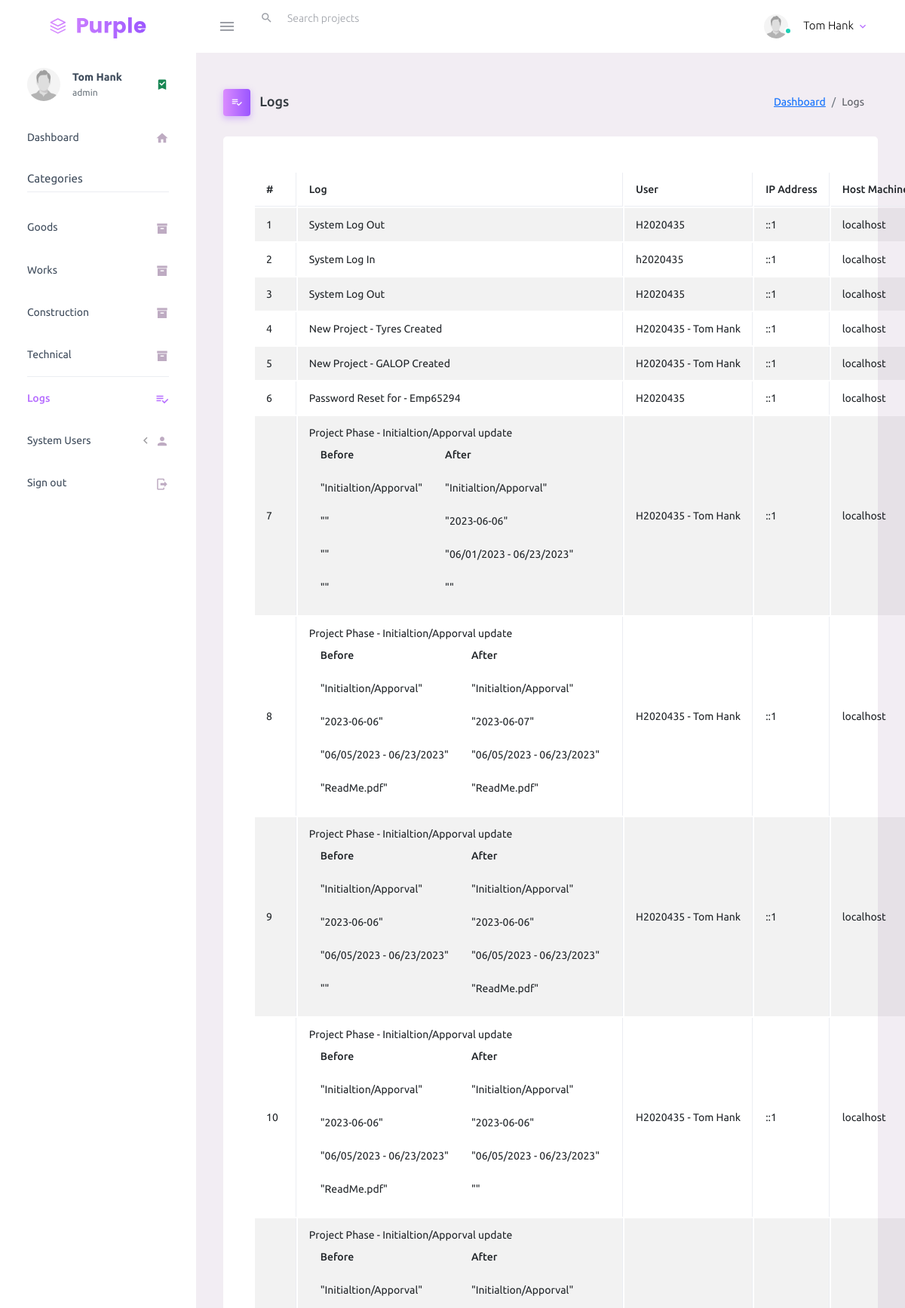
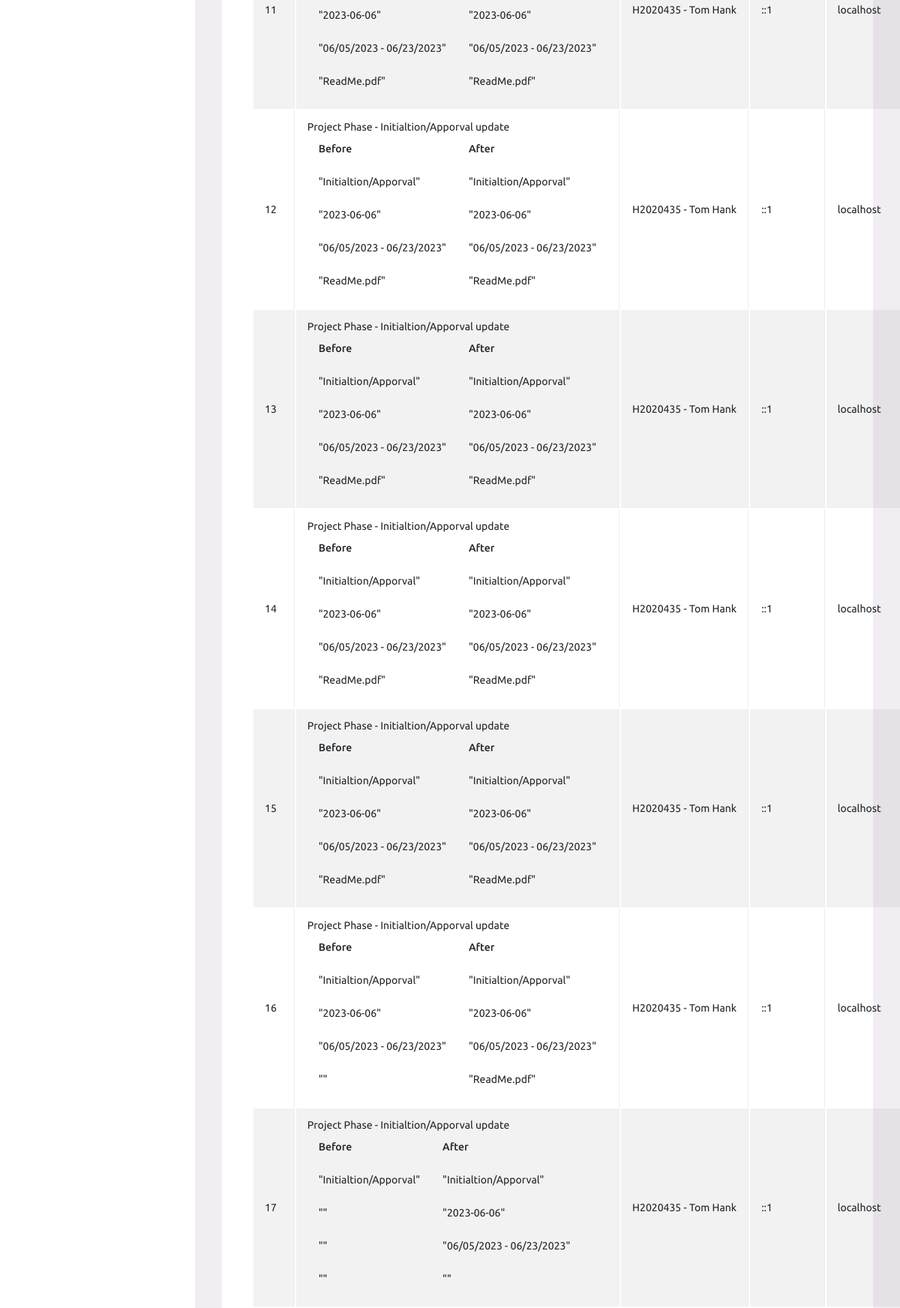
The page /logs.php (signed in, upper part) on the database its author committed (2 pictures, top to bottom).
### tables this page shows
CREATE TABLE `users_table` (
  `user_id` int(5) NOT NULL,
  `emp_id` text NOT NULL,
  `password` varchar(100) NOT NULL,
  `user_type` text NOT NULL,
  `status` tinyint(1) DEFAULT 0,
  `CreatedOn` date NOT NULL DEFAULT current_timestamp(),
  `CreatedBy` text NOT NULL,
  `deleted_on` date NOT NULL DEFAULT current_timestamp(),
  `deleted_by` text NOT NULL,
  `full_name` text NOT NULL,
  `photo` text NOT NULL
);

CREATE TABLE `history_log` (
  `log_id` int(11) NOT NULL,
  `emp_id` text NOT NULL,
  `action` text NOT NULL,
  `ip` text NOT NULL,
  `host` text NOT NULL,
  `created_at` datetime NOT NULL DEFAULT current_timestamp()
);

### inc/session.php (called while the page is built, shortened)
<?php
	include 'conn.php';
	$sql = "SELECT * FROM users_table WHERE emp_id = '".$_SESSION['user']."'";
	$query = $conn->query($sql);
	$user = $query->fetch_assoc();
?>

### logs.php (the view, shortened to what this page needs)
<?php include 'inc/session.php'; ?>
<?php include 'inc/header.php'; ?>
<body>
    <div class="container-scroller">
        <?php include 'inc/menubar.php'; ?>
        <div class="container-fluid page-body-wrapper">
            <?php include 'inc/sidebar.php'; ?>
            <div class="main-panel">
                <div class="content-wrapper">
                    <div class="page-header">
                        <h3 class="page-title">
                            <span class="page-title-icon bg-gradient-primary text-white me-2">
                                <i class="mdi mdi-playlist-check"></i>
                            </span> Logs
                        </h3>
                        <nav aria-label="breadcrumb">
                            <ol class="breadcrumb">
                                <li class="breadcrumb-item"><a href="dashboard.php">Dashboard</a></li>
                                <li class="breadcrumb-item active" aria-current="page">Logs</li>
                            </ol>
                        </nav>
                    </div>
                    <div class="row">
                        <div class="col-md-12 grid-margin stretch-card">
                            <div class="card">
                                <div class="card-body">
                                    <table id="example1" class="table table-bordered table-hover table-striped">
                                        <thead>
                                            <th>#</th>
                                            <th>Log</th>
                                            <th>User</th>
                                            <th>IP Address</th>
                                            <th>Host Machine</th>
                                        </thead>
                                        <tbody>
                                            <?php
                                            $sql =  "SELECT * FROM history_log ORDER BY created_at DESC";
                                            $query = $conn->query($sql);
                                            $i = 1;
                                            while ($row = $query->fetch_assoc()) {
                                            ?>
                                                <tr>
                                                    <td><?= $i; ?></td>
                                                    <td><?= $row['action']; ?></td>
                                                    <td><?= $row['emp_id']; ?></td>
                                                    <td><?= $row['ip']; ?></td>
                                                    <td><?= $row['host']; ?></td>
                                                </tr>
                                            <?php $i++;
                                            }
                                            ?>
                                        </tbody>
                                    </table>
                                </div>
                            </div>
                        </div>
                    </div>
                </div>
            </div>
        </div>
    </div>
</body>
</html>

### inc/menubar.php (shortened to what this page needs)
<nav class="navbar default-layout-navbar col-lg-12 col-12 p-0 fixed-top d-flex flex-row">
  <div class="text-center navbar-brand-wrapper d-flex align-items-center justify-content-center">
    <a class="navbar-brand brand-logo" href="dashboard.php"><img src="assets/images/logo.svg" alt="logo" /></a>
  </div>
  <div class="navbar-menu-wrapper d-flex align-items-stretch">
    <button class="navbar-toggler navbar-toggler align-self-center" type="button" data-toggle="minimize">
      <span class="mdi mdi-menu"></span>
    </button>
    <div class="search-field d-none d-md-block">
      <form class="d-flex align-items-center h-100" action="#">
        <div class="input-group">
          <div class="input-group-prepend bg-transparent">
            <i class="input-group-text border-0 mdi mdi-magnify"></i>
          </div>
          <input type="text" class="form-control bg-transparent border-0" placeholder="Search projects">
        </div>
      </form>
    </div>
    <ul class="navbar-nav navbar-nav-right">
      <li class="nav-item nav-profile dropdown">
        <a class="nav-link dropdown-toggle" id="profileDropdown" href="#" data-bs-toggle="dropdown" aria-expanded="false">
          <div class="nav-profile-img">
            <img src="<?php echo (!empty($user['photo'])) ? 'uploads/images/'.$user['photo'] : 'assets/images/profile.jpg'; ?>" alt="image">
            <span class="availability-status online"></span>
          </div>
          <div class="nav-profile-text">
            <p class="mb-1 text-black"><?php echo $user['full_name']; ?></p>
          </div>
        </a>
      </li>
    </ul>
  </div>
</nav>

### inc/sidebar.php (shortened to what this page needs)
<nav class="sidebar sidebar-offcanvas" id="sidebar">
  <ul class="nav sidebar-menu">
    <li class="nav-item nav-profile">
      <a href="#" class="nav-link">
        <div class="nav-profile-image">
          <img src="<?php echo (!empty($user['photo'])) ? 'uploads/images/'.$user['photo'] : 'assets/images/profile.jpg'; ?>" alt="profile">
        </div>
        <div class="nav-profile-text d-flex flex-column">
          <span class="font-weight-bold mb-2"><?php echo $user['full_name']; ?></span>
          <span class="text-secondary text-small"><?php echo $user['user_type']; ?></span>
        </div>
        <i class="mdi mdi-bookmark-check text-success nav-profile-badge"></i>
      </a>
    </li>
    <li class="nav-item">
      <a class="nav-link" href="dashboard.php">
        <span class="menu-title">Dashboard</span>
        <i class="mdi mdi-home menu-icon"></i>
      </a>
    </li>
    <li class="nav-item sidebar-actions" style="margin-top: 0;">
      <span class="nav-link">
        <div class="border-bottom">
          <h6 class="font-weight-normal mb-2">Categories</h6>
        </div>
      </span>
    </li>
    <li class="nav-item">
      <a class="nav-link" href="goods.php?id=<?= base64_encode(1)?>&page=<?= base64_encode('goods.php')?>">
        <span class="menu-title">Goods</span>
        <i class="mdi mdi-archive menu-icon"></i>
      </a>
    </li>
    <li class="nav-item">
      <a class="nav-link" href="works.php?id=<?= base64_encode(2)?>&page=<?= base64_encode('works.php')?>">
        <span class="menu-title">Works</span>
        <i class="mdi mdi-archive menu-icon"></i>
      </a>
    </li>
    <li class="nav-item">
      <a class="nav-link" href="normalServices.php?id=<?= base64_encode(3)?>&page=<?= base64_encode('normalServices.php')?>">
        <span class="menu-title">Construction</span>
        <i class="mdi mdi-archive menu-icon"></i>
      </a>
    </li>
    <li class="nav-item">
      <a class="nav-link border-bottom" href="technical.php?id=<?= base64_encode(4)?>&page=<?= base64_encode('technical.php')?>">
        <span class="menu-title">Technical</span>
        <i class="mdi mdi-archive menu-icon"></i>
      </a>
    </li>
    <li class="nav-item">
      <a class="nav-link" href="logs.php">
        <span class="menu-title">Logs</span>
        <i class="mdi mdi-playlist-check menu-icon"></i>
      </a>
    </li>
    <li class="nav-item">
      <a class="nav-link" data-bs-toggle="collapse" href="#ui-basic" aria-expanded="false" aria-controls="ui-basic">
        <span class="menu-title">System Users</span>
        <i class="menu-arrow"></i>
        <i class="mdi mdi-account menu-icon"></i>
      </a>
    </li>
    <li class="nav-item">
      <a class="nav-link" href="process/logout.php">
        <span class="menu-title">Sign out</span>
        <i class="mdi mdi-logout menu-icon"></i>
      </a>
    </li>
  </ul>
</nav>

### rows shown on the page
users_table: full_name "Tom Hank", user_type "admin"
history_log: action "System Log Out", emp "H2020435", ip "::1", host "localhost"
history_log: action "System Log In", emp "h2020435", ip "::1", host "localhost"
history_log: action "System Log Out", emp "H2020435", ip "::1", host "localhost"
history_log: action "New Project - Tyres Created", emp "H2020435 - Tom Hank", ip "::1", host "localhost"
history_log: action "New Project - GALOP Created", emp "H2020435 - Tom Hank", ip "::1", host "localhost"
history_log: action "Password Reset for - Emp65294", emp "H2020435", ip "::1", host "localhost"
history_log: action "Project Phase - Initialtion/Apporval update Before After \"Initialtion/Apporval\" \"Initialtion/Apporval\" \"\" \"2023-06-06\" \"\" \"06/01/2023 - 06/23/2023\" \"\" \"\"", emp "H2020435 - Tom Hank", ip "::1", host "localhost"
history_log: action "Project Phase - Initialtion/Apporval update Before After \"Initialtion/Apporval\" \"Initialtion/Apporval\" \"2023-06-06\" \"2023-06-07\" \"06/05/2023 - 06/23/2023\" \"06/05/2023 - 06/23/2023\" \"ReadMe.pdf\" \"ReadMe.pdf\"", emp "H2020435 - Tom Hank", ip "::1", host "localhost"
history_log: action "Project Phase - Initialtion/Apporval update Before After \"Initialtion/Apporval\" \"Initialtion/Apporval\" \"2023-06-06\" \"2023-06-06\" \"06/05/2023 - 06/23/2023\" \"06/05/2023 - 06/23/2023\" \"\" \"ReadMe.pdf\"", emp "H2020435 - Tom Hank", ip "::1", host "localhost"
history_log: action "Project Phase - Initialtion/Apporval update Before After \"Initialtion/Apporval\" \"Initialtion/Apporval\" \"2023-06-06\" \"2023-06-06\" \"06/05/2023 - 06/23/2023\" \"06/05/2023 - 06/23/2023\" \"ReadMe.pdf\" \"\"", emp "H2020435 - Tom Hank", ip "::1", host "localhost"
history_log: action "Project Phase - Initialtion/Apporval update Before After \"Initialtion/Apporval\" \"Initialtion/Apporval\" \"2023-06-06\" \"2023-06-06\" \"06/05/2023 - 06/23/2023\" \"06/05/2023 - 06/23/2023\" \"ReadMe.pdf\" \"ReadMe.pdf\"", emp "H2020435 - Tom Hank", ip "::1", host "localhost"
history_log: action "Project Phase - Initialtion/Apporval update Before After \"Initialtion/Apporval\" \"Initialtion/Apporval\" \"2023-06-06\" \"2023-06-06\" \"06/05/2023 - 06/23/2023\" \"06/05/2023 - 06/23/2023\" \"ReadMe.pdf\" \"ReadMe.pdf\"", emp "H2020435 - Tom Hank", ip "::1", host "localhost"
history_log: action "Project Phase - Initialtion/Apporval update Before After \"Initialtion/Apporval\" \"Initialtion/Apporval\" \"2023-06-06\" \"2023-06-06\" \"06/05/2023 - 06/23/2023\" \"06/05/2023 - 06/23/2023\" \"ReadMe.pdf\" \"ReadMe.pdf\"", emp "H2020435 - Tom Hank", ip "::1", host "localhost"
history_log: action "Project Phase - Initialtion/Apporval update Before After \"Initialtion/Apporval\" \"Initialtion/Apporval\" \"2023-06-06\" \"2023-06-06\" \"06/05/2023 - 06/23/2023\" \"06/05/2023 - 06/23/2023\" \"ReadMe.pdf\" \"ReadMe.pdf\"", emp "H2020435 - Tom Hank", ip "::1", host "localhost"
history_log: action "Project Phase - Initialtion/Apporval update Before After \"Initialtion/Apporval\" \"Initialtion/Apporval\" \"2023-06-06\" \"2023-06-06\" \"06/05/2023 - 06/23/2023\" \"06/05/2023 - 06/23/2023\" \"ReadMe.pdf\" \"ReadMe.pdf\"", emp "H2020435 - Tom Hank", ip "::1", host "localhost"
history_log: action "Project Phase - Initialtion/Apporval update Before After \"Initialtion/Apporval\" \"Initialtion/Apporval\" \"2023-06-06\" \"2023-06-06\" \"06/05/2023 - 06/23/2023\" \"06/05/2023 - 06/23/2023\" \"\" \"ReadMe.pdf\"", emp "H2020435 - Tom Hank", ip "::1", host "localhost"
history_log: action "Project Phase - Initialtion/Apporval update Before After \"Initialtion/Apporval\" \"Initialtion/Apporval\" \"\" \"2023-06-06\" \"\" \"06/05/2023 - 06/23/2023\" \"\" \"\"", emp "H2020435 - Tom Hank", ip "::1", host "localhost"
